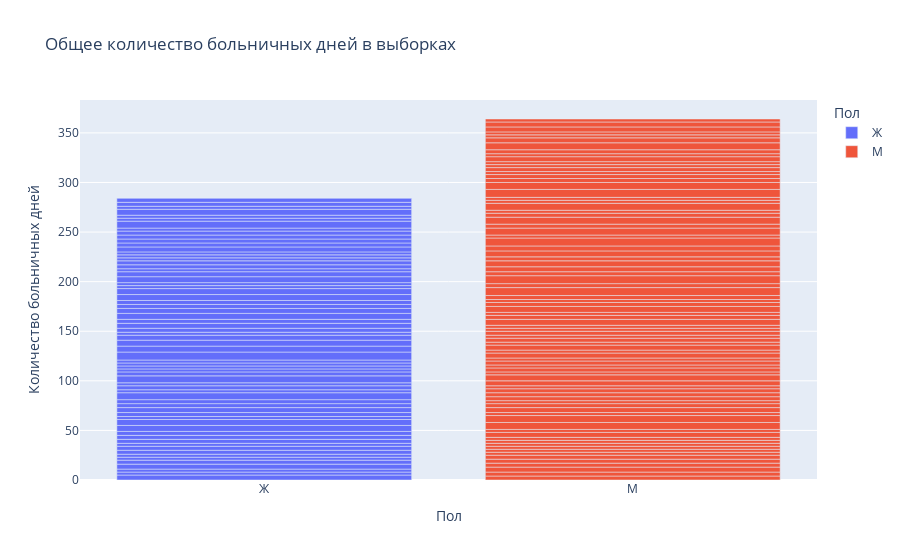
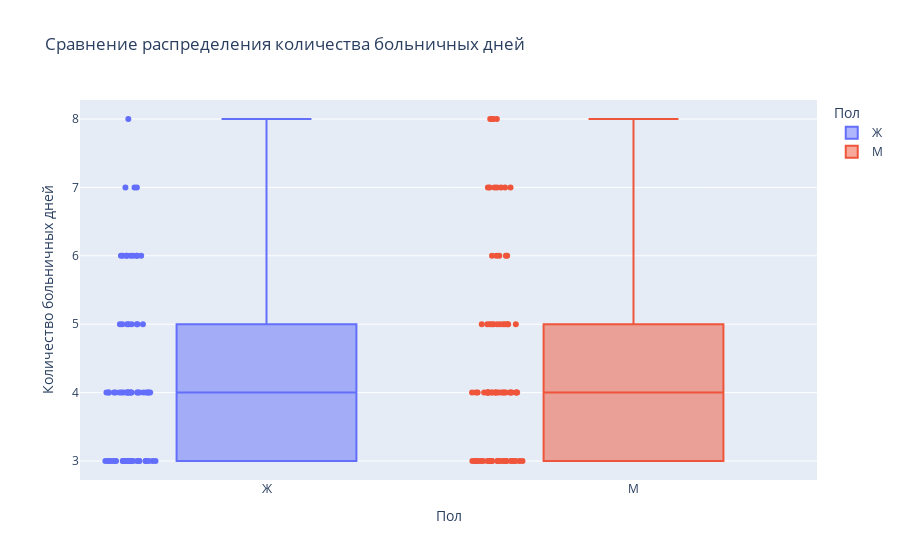
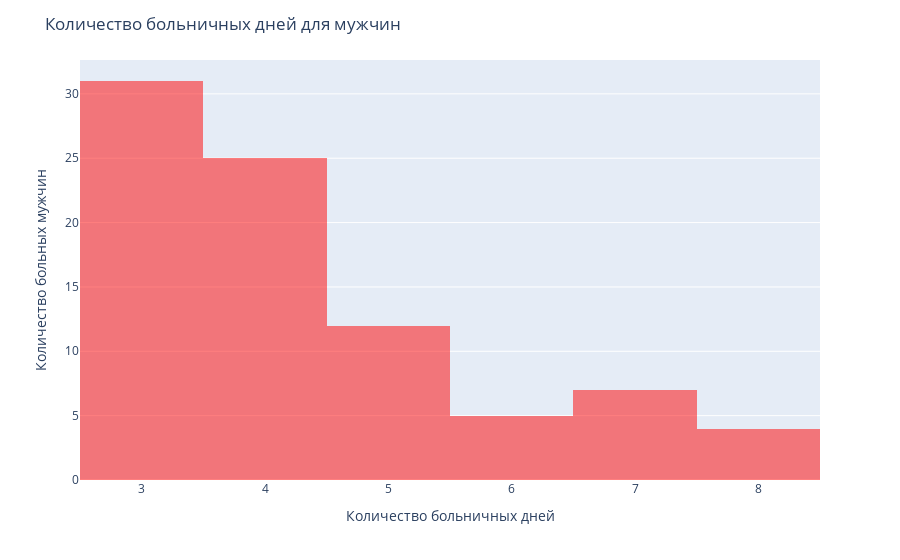
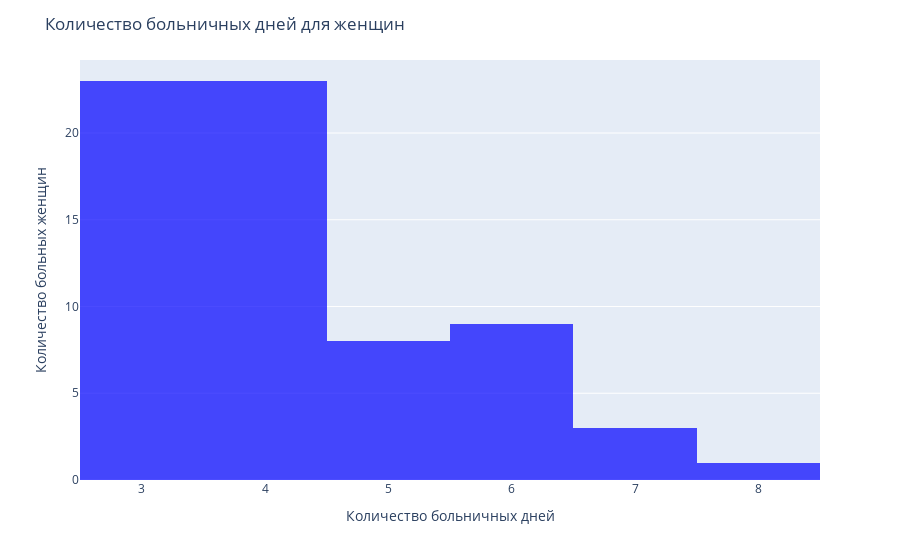

The notebook cell saved with these charts, in order:
### Markdown cell above
Построим некоторые графики, которые могут помочь лучше понять данные.

### Code cell
import plotly.express as px

plot_df = df[df['Количество больничных дней'] > 2]

fig = px.bar(plot_df, x='Пол', y='Количество больничных дней', color='Пол',
             title='Общее количество больничных дней в выборках (размер выборок)')
fig.show()

fig = px.box(plot_df, x='Пол', y='Количество больничных дней',
             title='Cравнение распределения количества больничных дней',
             points="all", color='Пол')
fig.show()

fig = px.histogram(men_over_two_days, x='Количество больничных дней',
                   opacity=0.5, color_discrete_sequence=['red'])
fig.update_layout(title='Количество больничных дней для мужчин',
                  xaxis_title='Количество больничных дней',
                  yaxis_title='Количество больных мужчин')
fig.show()

fig = px.histogram(women_over_two_days, x='Количество больничных дней',
                   opacity=0.7, color_discrete_sequence=['blue'])
fig.update_layout(title='Количество больничных дней для женщин',
                  xaxis_title='Количество больничных дней',
                  yaxis_title='Количество больных женщин')
fig.show()

### Figure 1 — Plotly figure (JSON) as saved in the notebook; plotly's stock layout.template omitted (floating-point values rounded to 4 significant figures)
{"data": [{"alignmentgroup": "True", "hovertemplate": "Пол=%{x}<br>Количество больничных дней=%{y}<extra></extra>", "legendgroup": "Ж", "marker": {"color": "#636efa", "pattern": {"shape": ""}}, "name": "Ж", "offsetgroup": "Ж", "orientation": "v", "showlegend": true, "textposition": "auto", "type": "bar", "x": ["Ж", "Ж", "Ж", "Ж", "Ж", "Ж", "Ж", "Ж", "Ж", "Ж", "Ж", "Ж", "Ж", "Ж", "Ж", "Ж", "Ж", "Ж", "Ж", "Ж", "Ж", "Ж", "Ж", "Ж", "Ж", "Ж", "Ж", "Ж", "Ж", "Ж", "Ж", "Ж", "Ж", "Ж", "Ж", "Ж", "Ж", "Ж", "Ж", "Ж", "Ж", "Ж", "Ж", "Ж", "Ж", "Ж", "Ж", "Ж", "Ж", "Ж", "Ж", "Ж", "Ж", "Ж", "Ж", "Ж", "Ж", "Ж", "Ж", "Ж", "Ж", "Ж", "Ж", "Ж", "Ж", "Ж", "Ж"], "xaxis": "x", "y": [5, 3, 3, 5, 4, 3, 3, 4, 4, 3, 4, 4, 4, 6, 6, 3, 4, 5, 4, 4, 7, 3, 4, 3, 7, 4, 3, 3, 3, 3, 8, 6, 6, 5, 3, 4, 5, 4, 6, 5, 4, 4, 6, 6, 3, 3, 6, 5, 3, 4, 4, 3, 3, 3, 5, 4, 4, 4, 4, 3, 7, 3, 3, 6, 3, 4, 4], "yaxis": "y"}, {"alignmentgroup": "True", "hovertemplate": "Пол=%{x}<br>Количество больничных дней=%{y}<extra></extra>", "legendgroup": "М", "marker": {"color": "#EF553B", "pattern": {"shape": ""}}, "name": "М", "offsetgroup": "М", "orientation": "v", "showlegend": true, "textposition": "auto", "type": "bar", "x": ["М", "М", "М", "М", "М", "М", "М", "М", "М", "М", "М", "М", "М", "М", "М", "М", "М", "М", "М", "М", "М", "М", "М", "М", "М", "М", "М", "М", "М", "М", "М", "М", "М", "М", "М", "М", "М", "М", "М", "М", "М", "М", "М", "М", "М", "М", "М", "М", "М", "М", "М", "М", "М", "М", "М", "М", "М", "М", "М", "М", "М", "М", "М", "М", "М", "М", "М", "М", "М", "М", "М", "М", "М", "М", "М", "М", "М", "М", "М", "М", "М", "М", "М", "М"], "xaxis": "x", "y": [4, 4, 5, 4, 4, 4, 3, 3, 3, 3, 3, 3, 5, 3, 7, 7, 3, 5, 4, 3, 4, 4, 4, 3, 5, 6, 3, 4, 3, 4, 3, 5, 3, 5, 3, 4, 3, 4, 3, 3, 6, 4, 3, 6, 4, 3, 4, 8, 4, 8, 4, 5, 6, 4, 6, 5, 8, 3, 7, 4, 7, 4, 3, 7, 3, 3, 8, 7, 4, 4, 3, 4, 3, 3, 5, 3, 4, 7, 5, 3, 3, 5, 5, 3], "yaxis": "y"}], "layout": {"barmode": "relative", "legend": {"title": {"text": "Пол"}, "tracegroupgap": 0}, "title": {"text": "Общее количество больничных дней в выборках"}, "xaxis": {"anchor": "y", "categoryarray": ["Ж", "М"], "categoryorder": "array", "domain": [0, 1], "title": {"text": "Пол"}}, "yaxis": {"anchor": "x", "domain": [0, 1], "title": {"text": "Количество больничных дней"}}}}

### Figure 2 — Plotly figure (JSON) as saved in the notebook; plotly's stock layout.template omitted (floating-point values rounded to 4 significant figures)
{"data": [{"alignmentgroup": "True", "boxpoints": "all", "hovertemplate": "Пол=%{x}<br>Количество больничных дней=%{y}<extra></extra>", "legendgroup": "Ж", "marker": {"color": "#636efa"}, "name": "Ж", "notched": false, "offsetgroup": "Ж", "orientation": "v", "showlegend": true, "type": "box", "x": ["Ж", "Ж", "Ж", "Ж", "Ж", "Ж", "Ж", "Ж", "Ж", "Ж", "Ж", "Ж", "Ж", "Ж", "Ж", "Ж", "Ж", "Ж", "Ж", "Ж", "Ж", "Ж", "Ж", "Ж", "Ж", "Ж", "Ж", "Ж", "Ж", "Ж", "Ж", "Ж", "Ж", "Ж", "Ж", "Ж", "Ж", "Ж", "Ж", "Ж", "Ж", "Ж", "Ж", "Ж", "Ж", "Ж", "Ж", "Ж", "Ж", "Ж", "Ж", "Ж", "Ж", "Ж", "Ж", "Ж", "Ж", "Ж", "Ж", "Ж", "Ж", "Ж", "Ж", "Ж", "Ж", "Ж", "Ж"], "x0": " ", "xaxis": "x", "y": [5, 3, 3, 5, 4, 3, 3, 4, 4, 3, 4, 4, 4, 6, 6, 3, 4, 5, 4, 4, 7, 3, 4, 3, 7, 4, 3, 3, 3, 3, 8, 6, 6, 5, 3, 4, 5, 4, 6, 5, 4, 4, 6, 6, 3, 3, 6, 5, 3, 4, 4, 3, 3, 3, 5, 4, 4, 4, 4, 3, 7, 3, 3, 6, 3, 4, 4], "y0": " ", "yaxis": "y"}, {"alignmentgroup": "True", "boxpoints": "all", "hovertemplate": "Пол=%{x}<br>Количество больничных дней=%{y}<extra></extra>", "legendgroup": "М", "marker": {"color": "#EF553B"}, "name": "М", "notched": false, "offsetgroup": "М", "orientation": "v", "showlegend": true, "type": "box", "x": ["М", "М", "М", "М", "М", "М", "М", "М", "М", "М", "М", "М", "М", "М", "М", "М", "М", "М", "М", "М", "М", "М", "М", "М", "М", "М", "М", "М", "М", "М", "М", "М", "М", "М", "М", "М", "М", "М", "М", "М", "М", "М", "М", "М", "М", "М", "М", "М", "М", "М", "М", "М", "М", "М", "М", "М", "М", "М", "М", "М", "М", "М", "М", "М", "М", "М", "М", "М", "М", "М", "М", "М", "М", "М", "М", "М", "М", "М", "М", "М", "М", "М", "М", "М"], "x0": " ", "xaxis": "x", "y": [4, 4, 5, 4, 4, 4, 3, 3, 3, 3, 3, 3, 5, 3, 7, 7, 3, 5, 4, 3, 4, 4, 4, 3, 5, 6, 3, 4, 3, 4, 3, 5, 3, 5, 3, 4, 3, 4, 3, 3, 6, 4, 3, 6, 4, 3, 4, 8, 4, 8, 4, 5, 6, 4, 6, 5, 8, 3, 7, 4, 7, 4, 3, 7, 3, 3, 8, 7, 4, 4, 3, 4, 3, 3, 5, 3, 4, 7, 5, 3, 3, 5, 5, 3], "y0": " ", "yaxis": "y"}], "layout": {"boxmode": "overlay", "legend": {"title": {"text": "Пол"}, "tracegroupgap": 0}, "title": {"text": "Cравнение распределения количества больничных дней"}, "xaxis": {"anchor": "y", "categoryarray": ["Ж", "М"], "categoryorder": "array", "domain": [0, 1], "title": {"text": "Пол"}}, "yaxis": {"anchor": "x", "domain": [0, 1], "title": {"text": "Количество больничных дней"}}}}

### Figure 3 — Plotly figure (JSON) as saved in the notebook; plotly's stock layout.template omitted (floating-point values rounded to 4 significant figures)
{"data": [{"alignmentgroup": "True", "bingroup": "x", "hovertemplate": "Количество больничных дней=%{x}<br>count=%{y}<extra></extra>", "legendgroup": "", "marker": {"color": "red", "opacity": 0.5, "pattern": {"shape": ""}}, "name": "", "offsetgroup": "", "orientation": "v", "showlegend": false, "type": "histogram", "x": [4, 4, 5, 4, 4, 4, 3, 3, 3, 3, 3, 3, 5, 3, 7, 7, 3, 5, 4, 3, 4, 4, 4, 3, 5, 6, 3, 4, 3, 4, 3, 5, 3, 5, 3, 4, 3, 4, 3, 3, 6, 4, 3, 6, 4, 3, 4, 8, 4, 8, 4, 5, 6, 4, 6, 5, 8, 3, 7, 4, 7, 4, 3, 7, 3, 3, 8, 7, 4, 4, 3, 4, 3, 3, 5, 3, 4, 7, 5, 3, 3, 5, 5, 3], "xaxis": "x", "yaxis": "y"}], "layout": {"barmode": "relative", "legend": {"tracegroupgap": 0}, "margin": {"t": 60}, "title": {"text": "Количество больничных дней для мужчин"}, "xaxis": {"anchor": "y", "domain": [0, 1], "title": {"text": "Количество больничных дней"}}, "yaxis": {"anchor": "x", "domain": [0, 1], "title": {"text": "Количество больных мужчин"}}}}

### Figure 4 — Plotly figure (JSON) as saved in the notebook; plotly's stock layout.template omitted (floating-point values rounded to 4 significant figures)
{"data": [{"alignmentgroup": "True", "bingroup": "x", "hovertemplate": "Количество больничных дней=%{x}<br>count=%{y}<extra></extra>", "legendgroup": "", "marker": {"color": "blue", "opacity": 0.7, "pattern": {"shape": ""}}, "name": "", "offsetgroup": "", "orientation": "v", "showlegend": false, "type": "histogram", "x": [5, 3, 3, 5, 4, 3, 3, 4, 4, 3, 4, 4, 4, 6, 6, 3, 4, 5, 4, 4, 7, 3, 4, 3, 7, 4, 3, 3, 3, 3, 8, 6, 6, 5, 3, 4, 5, 4, 6, 5, 4, 4, 6, 6, 3, 3, 6, 5, 3, 4, 4, 3, 3, 3, 5, 4, 4, 4, 4, 3, 7, 3, 3, 6, 3, 4, 4], "xaxis": "x", "yaxis": "y"}], "layout": {"barmode": "relative", "legend": {"tracegroupgap": 0}, "margin": {"t": 60}, "title": {"text": "Количество больничных дней для женщин"}, "xaxis": {"anchor": "y", "domain": [0, 1], "title": {"text": "Количество больничных дней"}}, "yaxis": {"anchor": "x", "domain": [0, 1], "title": {"text": "Количество больных женщин"}}}}
